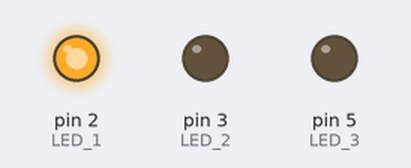
Recording of a sketch running on a simulated Arduino Uno, built with avr-gcc and run on an emulated ATmega328P. Shown: output pins drawn as LEDs (lit = HIGH).

Above: at 0.2 s.
At 0.7 s:
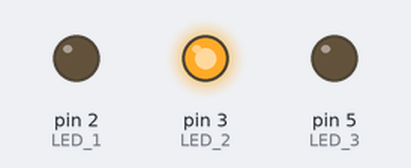
At 2.7 s:
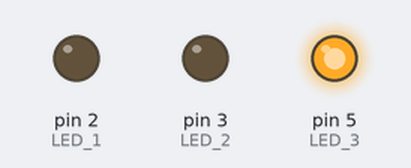
Timing chart, 0 to 3.5 s (numbered marks = the images above):
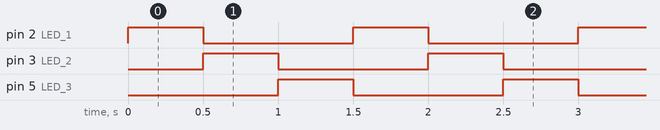

The sketch:

_2_MultiLed.ino
```cpp
/*
  Lab 2 - Multi LED Flash

  This lab reinforces LED activation by using multiple LEDs. It also gets
  you writing common code in functions.

  What will happen?
  We'll cycle through the LEDs and flash each one for a second.

  Part 1. Base the code on lab one, no functions.
  Part 2. Extract common logic into a function.

  Learn:
  - More LEDs
  - Each LED needs its own current limiting resistor
  - Common code in functions

  Schematic:
  - LED,
    (+)lead to pin 2.
    (-)lead to GND via 470 ohm resistor

  Add:
  + 2 LEDs
    (+)leads to pins 3,5
    (-)leads to GND, each via 470 ohm resistor

 */

#define LED_1 2
#define LED_2 3
#define LED_3 5

void setup() {
 pinMode(LED_1, OUTPUT);
 pinMode(LED_2, OUTPUT);
 pinMode(LED_3, OUTPUT);
}

void loop() {
  flashLED(LED_1, 500);
  flashLED(LED_2, 500);
  flashLED(LED_3, 500);
}

void flashLED(int led, int flashTime) {
  digitalWrite(led, HIGH);
  delay(flashTime);
  digitalWrite(led, LOW);
}
```

Measured:
- by itself, pin 2 (LED_1), pin 3 (LED_2), pin 5 (LED_3): alternates HIGH for 0.50 s and LOW for 1.0 s
- by itself, everything shown: repeats every 1.5 s, in 4 steps
